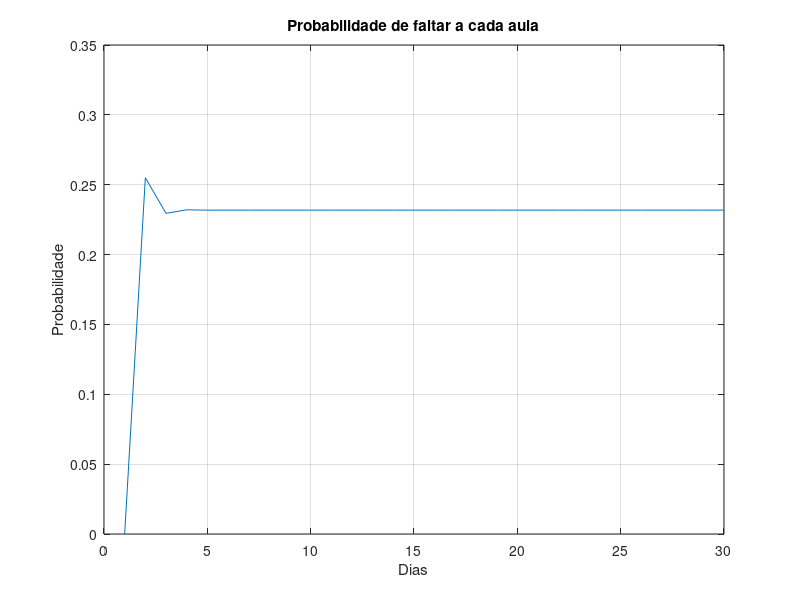

Write MATLAB code to recreate this figure.
clear;
close all;
clc;

%% a)
T = [0.2 0.3
    0.8 0.7];

v0 = [0; 1];
v1 = T*v0;
v2 = T*v1;

prob = v2(2, 1)

%% b)
v0 = [1; 0];
v1 = T*v0;
v2 = T*v1;

prob = v2(2, 1)

%% c)
v0 = [0; 1];
n = 30;
vn = T^(n-1)*v0;

prob = vn(2,1)

%% d)
v0 = [0; 0.85];
n = 30;
faltas = zeros(1, n);
for i = 1:n
    vn = T^(i-1)*v0;
    faltas(1, i) = vn(1, 1);
end

figure(1);
plot(1:30, faltas);
grid on;
xlabel("Dias");
ylabel("Probabilidade")
title("Probabilidade de faltar a cada aula");